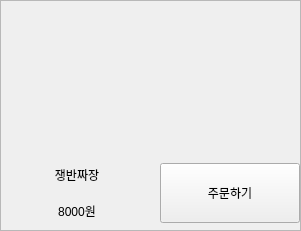
            <widget class="QFrame" name="frame_6">
             <property name="minimumSize">
              <size>
               <width>301</width>
               <height>231</height>
              </size>
             </property>
             <property name="maximumSize">
              <size>
               <width>301</width>
               <height>231</height>
              </size>
             </property>
             <property name="frameShape">
              <enum>QFrame::StyledPanel</enum>
             </property>
             <property name="frameShadow">
              <enum>QFrame::Raised</enum>
             </property>
             <widget class="QWidget" name="verticalLayoutWidget_10">
              <property name="geometry">
               <rect>
                <x>0</x>
                <y>0</y>
                <width>302</width>
                <height>228</height>
               </rect>
              </property>
              <layout class="QVBoxLayout" name="verticalLayout_25">
               <item>
                <widget class="QLabel" name="label_35">
                 <property name="minimumSize">
                  <size>
                   <width>300</width>
                   <height>150</height>
                  </size>
                 </property>
                 <property name="maximumSize">
                  <size>
                   <width>300</width>
                   <height>150</height>
                  </size>
                 </property>
                 <property name="text">
                  <string/>
                 </property>
                 <property name="pixmap">
                  <pixmap>../img/jang_jja.jpeg</pixmap>
                 </property>
                 <property name="scaledContents">
                  <bool>true</bool>
                 </property>
                </widget>
               </item>
               <item>
                <layout class="QHBoxLayout" name="horizontalLayout_13">
                 <item>
                  <layout class="QVBoxLayout" name="verticalLayout_26">
                   <item>
                    <widget class="QLabel" name="label_36">
                     <property name="minimumSize">
                      <size>
                       <width>150</width>
                       <height>30</height>
                      </size>
                     </property>
                     <property name="maximumSize">
                      <size>
                       <width>150</width>
                       <height>30</height>
                      </size>
                     </property>
                     <property name="layoutDirection">
                      <enum>Qt::LeftToRight</enum>
                     </property>
                     <property name="text">
                      <string>쟁반짜장</string>
                     </property>
                     <property name="alignment">
                      <set>Qt::AlignCenter</set>
                     </property>
                    </widget>
                   </item>
                   <item>
                    <widget class="QLabel" name="label_37">
                     <property name="minimumSize">
                      <size>
                       <width>150</width>
                       <height>30</height>
                      </size>
                     </property>
                     <property name="maximumSize">
                      <size>
                       <width>150</width>
                       <height>30</height>
                      </size>
                     </property>
                     <property name="text">
                      <string>8000원</string>
                     </property>
                     <property name="alignment">
                      <set>Qt::AlignCenter</set>
                     </property>
                    </widget>
                   </item>
                  </layout>
                 </item>
                 <item>
                  <widget class="QPushButton" name="selectButton_3">
                   <property name="minimumSize">
                    <size>
                     <width>140</width>
                     <height>60</height>
                    </size>
                   </property>
                   <property name="maximumSize">
                    <size>
                     <width>140</width>
                     <height>60</height>
                    </size>
                   </property>
                   <property name="styleSheet">
                    <string notr="true">QPushButton:pressed {
    background-color: grey;  /* 버튼을 눌렀을 때 배경색 */
    color: white;            /* 버튼을 눌렀을 때 글자색 */
}</string>
                   </property>
                   <property name="text">
                    <string>주문하기</string>
                   </property>
                  </widget>
                 </item>
                </layout>
               </item>
              </layout>
             </widget>
            </widget>
